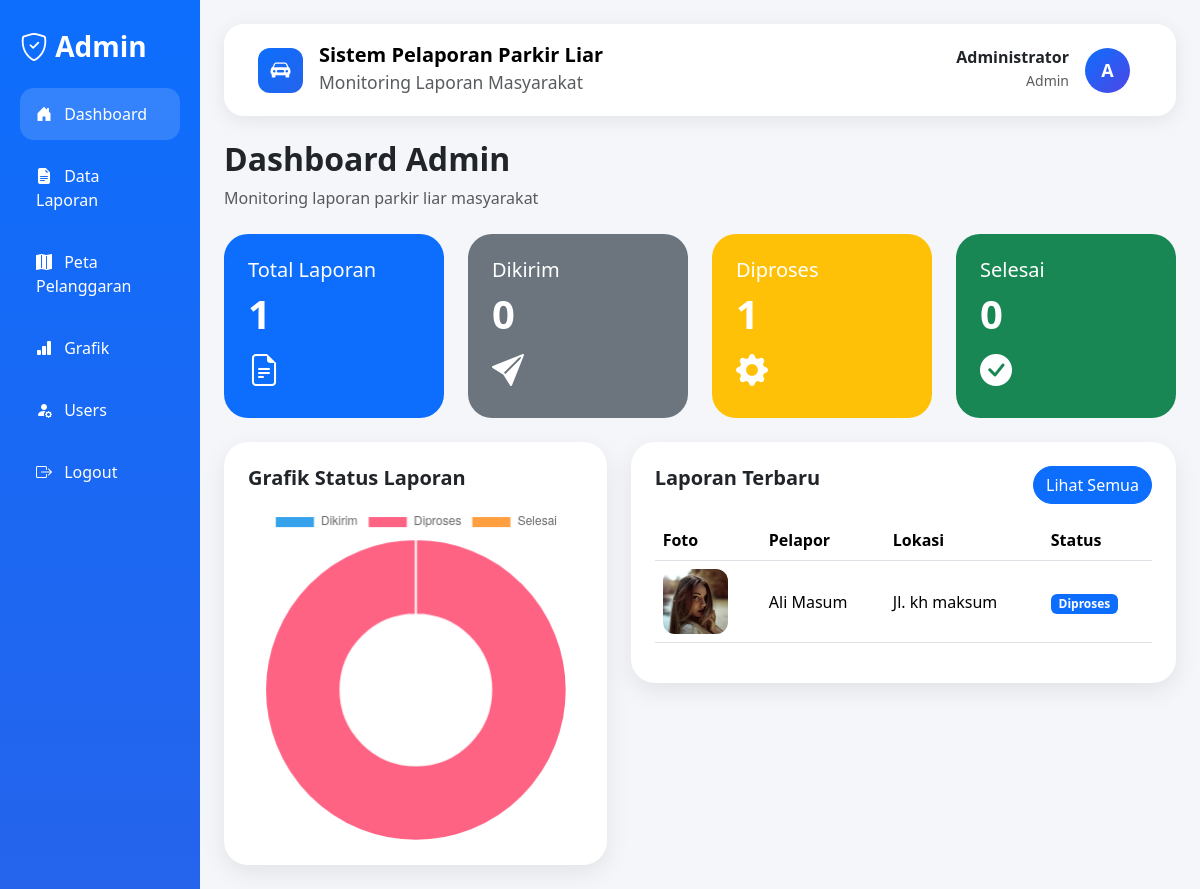
Page /admin/dashboard.php (signed in) on the committed database.
### tables this page shows
CREATE TABLE `laporan` (
  `id_laporan` int(11) NOT NULL,
  `id_user` int(11) NOT NULL,
  `foto` varchar(255) NOT NULL,
  `deskripsi` text NOT NULL,
  `latitude` varchar(50) NOT NULL,
  `longitude` varchar(50) NOT NULL,
  `alamat_lokasi` text DEFAULT NULL,
  `status` enum('Dikirim','Diverifikasi','Diproses','Ditindak','Selesai','Ditolak') DEFAULT 'Dikirim',
  `created_at` timestamp NOT NULL DEFAULT current_timestamp()
);

CREATE TABLE `users` (
  `id_user` int(11) NOT NULL,
  `nama_lengkap` varchar(100) NOT NULL,
  `email` varchar(100) NOT NULL,
  `password` varchar(255) NOT NULL,
  `no_hp` varchar(20) DEFAULT NULL,
  `alamat` text DEFAULT NULL,
  `role` enum('admin','user') DEFAULT 'user',
  `created_at` timestamp NOT NULL DEFAULT current_timestamp()
);

### admin/dashboard.php (the view, shortened to what this page needs)
<?php
include __DIR__.'/../config/koneksi.php';
$totalLaporan = mysqli_fetch_assoc(mysqli_query($conn,
    "SELECT COUNT(*) as total
    FROM laporan"
))['total'];
$dikirim = mysqli_fetch_assoc(mysqli_query($conn,
    "SELECT COUNT(*) as total
    FROM laporan
    WHERE status='Dikirim'"
))['total'];
$diproses = mysqli_fetch_assoc(mysqli_query($conn,
    "SELECT COUNT(*) as total
    FROM laporan
    WHERE status='Diproses'"
))['total'];
$selesai = mysqli_fetch_assoc(mysqli_query($conn,
    "SELECT COUNT(*) as total
    FROM laporan
    WHERE status='Selesai'"
))['total'];
$laporanTerbaru = mysqli_query($conn,
    "SELECT laporan.*,
    users.nama_lengkap
    FROM laporan
    JOIN users
    ON users.id_user = laporan.id_user
    ORDER BY laporan.created_at DESC
    LIMIT 10"
);
?>
<!DOCTYPE html>
<html lang="id">
<head>
<link href="https://cdn.jsdelivr.net/npm/bootstrap@5.3.3/dist/css/bootstrap.min.css"
rel="stylesheet">
<link rel="stylesheet"
href="https://cdn.jsdelivr.net/npm/bootstrap-icons@1.11.3/font/bootstrap-icons.min.css">
</head>
<body>
<div class="container-fluid">
<div class="row">
    <div class="col-lg-2 sidebar">
        <h3 class="text-white fw-bold mb-4">
            <i class="bi bi-shield-check"></i>
            Admin
        </h3>
        <a href="dashboard.php" class="active">
            <i class="bi bi-house-door-fill me-2"></i>
            Dashboard
        </a>
        <a href="laporan.php">
            <i class="bi bi-file-earmark-text-fill me-2"></i>
            Data Laporan
        </a>
        <a href="peta.php">
            <i class="bi bi-map-fill me-2"></i>
            Peta Pelanggaran
        </a>
        <a href="grafik.php">
            <i class="bi bi-bar-chart-fill me-2"></i>
            Grafik
        </a>
        <a href="users.php">
            <i class="bi bi-person-fill-gear me-2"></i>
            Users
        </a>
        <a href="../logout.php">
            <i class="bi bi-box-arrow-right me-2"></i>
            Logout
        </a>
    </div>
    <div class="col-lg-10 p-4">
        <?php include '../components/header.php'; ?>
        <div class="mb-4">
            <h2 class="fw-bold">
                Dashboard Admin
            </h2>
            <p class="text-muted">
                Monitoring laporan parkir liar masyarakat
            </p>
        </div>
        <div class="row g-4 mb-4">
            <div class="col-md-3">
                <div class="card stat-card bg-primary p-4">
                    <h5>Total Laporan</h5>
                    <h1 class="fw-bold">
                        <?= $totalLaporan ?>
                    </h1>
                    <i class="bi bi-file-earmark-text fs-2"></i>
                </div>
            </div>
            <div class="col-md-3">
                <div class="card stat-card bg-secondary p-4">
                    <h5>Dikirim</h5>
                    <h1 class="fw-bold">
                        <?= $dikirim ?>
                    </h1>
                    <i class="bi bi-send-fill fs-2"></i>
                </div>
            </div>
            <div class="col-md-3">
                <div class="card stat-card bg-warning p-4">
                    <h5>Diproses</h5>
                    <h1 class="fw-bold">
                        <?= $diproses ?>
                    </h1>
                    <i class="bi bi-gear-fill fs-2"></i>
                </div>
            </div>
            <div class="col-md-3">
                <div class="card stat-card bg-success p-4">
                    <h5>Selesai</h5>
                    <h1 class="fw-bold">
                        <?= $selesai ?>
                    </h1>
                    <i class="bi bi-check-circle-fill fs-2"></i>
                </div>
            </div>
        </div>
        <div class="row g-4">
            <div class="col-lg-5">
                <div class="card page-card p-4">
                    <h5 class="fw-bold mb-3">
                        Grafik Status Laporan
                    </h5>
                    <canvas id="chartLaporan"></canvas>
                </div>
            </div>
            <div class="col-lg-7">
                <div class="card page-card p-4">
                    <div class="d-flex justify-content-between">
                        <h5 class="fw-bold">
                            Laporan Terbaru
                        </h5>
                        <a href="laporan.php"
                           class="btn btn-primary rounded-pill">
                            Lihat Semua
                        </a>
                    </div>
                    <div class="table-responsive mt-3">
                        <table class="table align-middle">
                            <thead>
                            <tr>
                                <th>Foto</th>
                                <th>Pelapor</th>
                                <th>Lokasi</th>
                                <th>Status</th>
                            </tr>
                            </thead>
                            <tbody>
                            <?php while($row =
                            mysqli_fetch_assoc($laporanTerbaru)): ?>
                                <tr>
                                    <td>
                                        <img src="../assets/uploads/laporan/<?= $row['foto']; ?>">
                                    </td>
                                    <td>
                                        <?= $row['nama_lengkap']; ?>
                                    </td>
                                    <td>
                                        <?= $row['alamat_lokasi']; ?>
                                    </td>
                                    <td>
                                        <span class="badge bg-primary">
                                            <?= $row['status']; ?>
                                        </span>
                                    </td>
                                </tr>
                            <?php endwhile; ?>
                            </tbody>
                        </table>
                    </div>
                </div>
            </div>
        </div>
    </div>
</div>
</div>
<script>
new Chart(
document.getElementById('chartLaporan'),
{
    type:'doughnut',
    data:{
        labels:[
            'Dikirim',
            'Diproses',
            'Selesai'
        ],
        datasets:[{
            data:[
                <?= $dikirim ?>,
                <?= $diproses ?>,
                <?= $selesai ?>
            ]
        }]
    }
});
</script>
</body>
</html>

### admin/dashboard.php (style rules this page uses)
body { background:#f4f6f9; }
.sidebar { min-height:100vh; background: linear-gradient(180deg,#0d6efd,#2563eb); padding:30px 20px; }
.sidebar a { color:white; text-decoration:none; padding:14px 16px; display:block; border-radius:14px; margin-bottom:10px; transition:.3s; }
.sidebar a:hover, .sidebar .active { background:rgba(255,255,255,.15); }
.page-card { border:none; border-radius:24px; box-shadow: 0 8px 25px rgba(0,0,0,.08); }
.stat-card { border:none; border-radius:24px; color:white; overflow:hidden; }
.table img { width:65px; height:65px; object-fit:cover; border-radius:12px; }

### rows in the picture
laporan: foto (picture), id_user.nama_lengkap "Ali Masum", alamat_lokasi "Jl. kh maksum", status "Diproses"

### other values in the picture
$nama "Administrator"
$role "Admin"
substr($nama,0,1) "A"
$totalLaporan "1"
$dikirim "0"
$diproses "1"
$selesai "0"
chart data {{ $dikirim }} 0
chart data {{ $selesai }} 0
